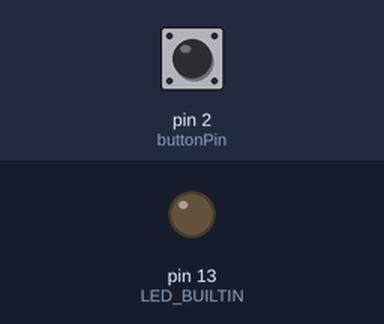
A sketch run on a simulated Arduino Uno, built with avr-gcc and run on an emulated ATmega328P. On the bench: output pins drawn as LEDs (lit = HIGH). Inputs (shaded band) come from the test bench; at power-on: pin 2 (buttonPin) HIGH. What the sketch prints to the serial monitor is not drawn.

Above: at 1.2 s.
1.3 s: pin 2 (buttonPin) pulled LOW for 0.15 s
At 1.37 s:
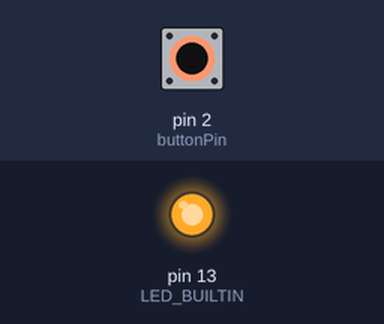
2.9 s: pin 2 (buttonPin) pulled LOW for 3.2 s
At 7.4 s:
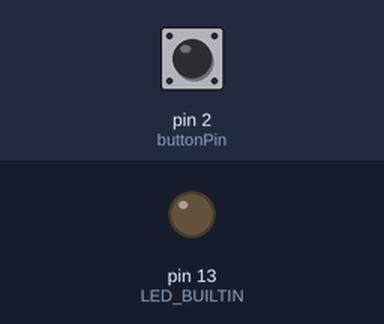
Timing chart, 0 to 8.9 s (numbered marks = the images above; inputs shaded):
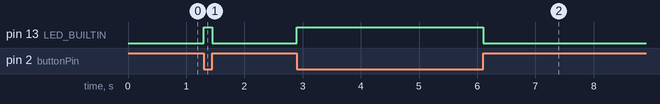

Measured:
- after the input at 1.3 s, pin 13 (LED_BUILTIN): LOW → HIGH at once, → LOW 0.15 s later
- after the input at 2.9 s, pin 13 (LED_BUILTIN): LOW → HIGH at once, → LOW 3.2 s later

The sketch:

read_button.ino
```cpp
const int buttonPin = 2;
//the other side of the button should be connected to ground

void setup() {
  //start serial connection
  Serial.begin(115200);
  pinMode(buttonPin, INPUT_PULLUP);
  pinMode(LED_BUILTIN, OUTPUT);

}

void loop() {
  //read the pushbutton value into a variable
  int sensorVal = digitalRead(buttonPin);
  //print out the value of the pushbutton
  Serial.println(sensorVal);

  if (sensorVal == HIGH) {
    digitalWrite(LED_BUILTIN, LOW);
  } else {
    digitalWrite(LED_BUILTIN, HIGH);
  }
}
```
